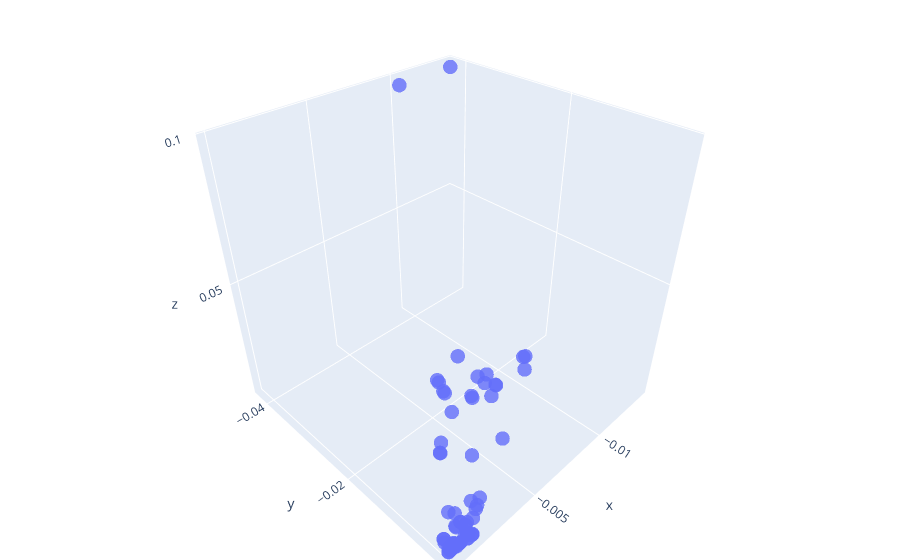

Write notebook code for a chart like this one.
### Code cell
import plotly
import plotly.graph_objects as go 

plotly.offline.init_notebook_mode()
trace = go.Scatter3d(
    x = [pt[0] for pt in bowl_pts_cam],
    y = [pt[1] for pt in bowl_pts_cam],
    z = [pt[2] for pt in bowl_pts_cam],
    mode = 'markers', 
    marker = {
            'size': 5,
            'opacity': 0.8,
        })

layout = go.Layout(
    margin={'l': 0, 'r': 0, 'b': 0, 't': 0}

)

data = [trace]
plot_figure = go.Figure(data=data, layout=layout)
plotly.offline.iplot(plot_figure)
# StereoSGBM officially a failed experiment
# the point cloud plot is pretty cool though
